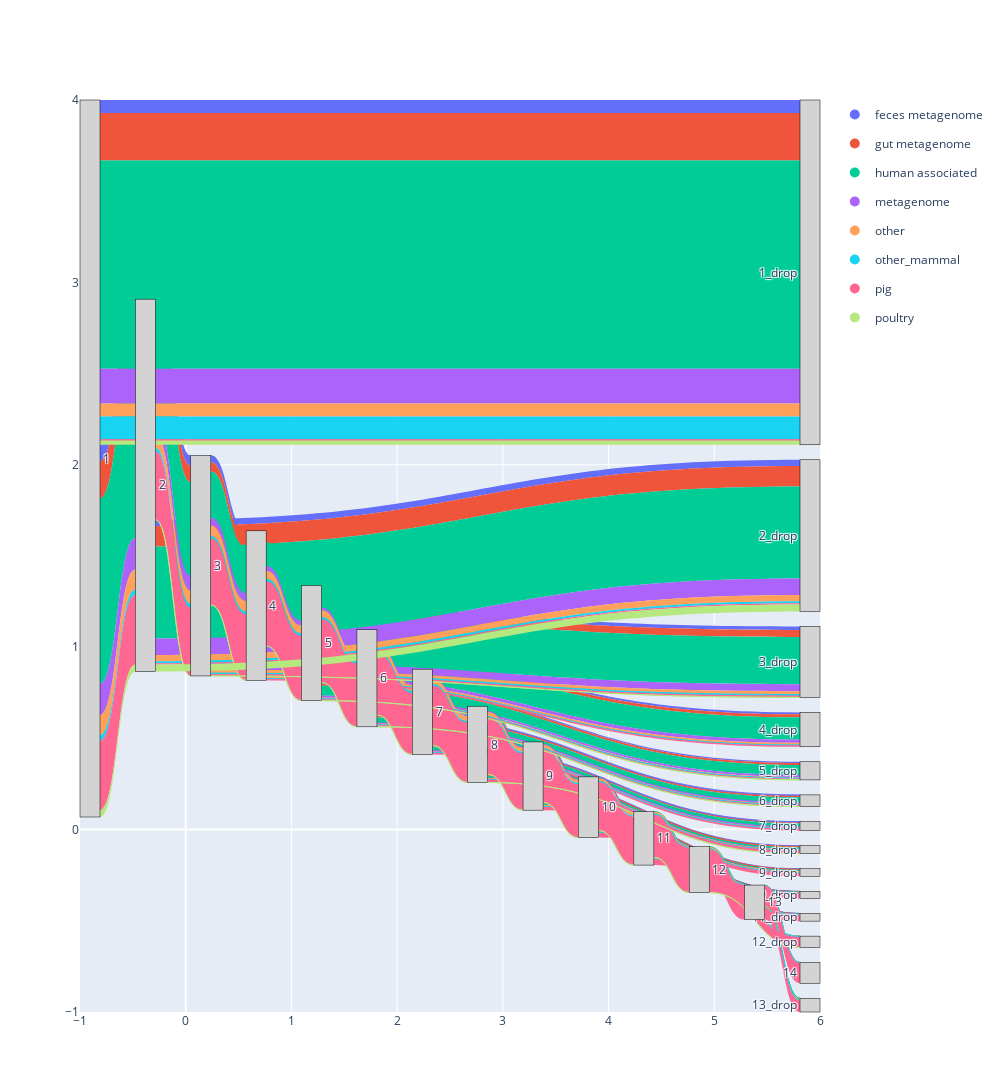

Notebook cell for this chart:
### Code cell
links_data = []

for index, row in df_grouped.iterrows():
    biome = row['broad_cat']
    biome_color = biome_colors[biome]


    for i in range(1, 15):
        source = f'{i}'
        if i < 14:
            cont = df_cumulative.loc[index, str(i + 1)]
            if cont > 0:
                links_data.append({'source': source, 'target': f'{i + 1}', 'value': cont, 'color': biome_color})
            drop = row[str(i)]
            if drop > 0:
                links_data.append({'source': source, 'target': f'{i}_drop', 'value': drop, 'color': biome_color})
df_sankey = pd.DataFrame(links_data)

# 4. Create the Sankey Diagram with Colored Links
# Get unique labels from the source and target columns
all_labels = sorted(list(pd.unique(df_sankey[['source', 'target']].values.ravel('K'))))

# Map labels to integer indices
label_map = {label: i for i, label in enumerate(all_labels)}
df_sankey['source_id'] = df_sankey['source'].map(label_map)
df_sankey['target_id'] = df_sankey['target'].map(label_map)

fig = go.Figure(data=[go.Sankey(
    arrangement='snap', # Snap nodes to vertical positions
    node=dict(
      pad=15,
      thickness=20,
      line=dict(color="black", width=0.5),
      label=all_labels,
      color="lightgray"  # All nodes are a neutral color
    ),
    link=dict(
      source=df_sankey['source_id'],
      target=df_sankey['target_id'],
      value=df_sankey['value'],
      color=df_sankey['color']  # KEY CHANGE: Apply colors to the links
  ))])

for biome, color in biome_colors.items():
    fig.add_trace(go.Scatter(
        x=[None], y=[None], # Invisible coordinates
        mode='markers',
        marker=dict(size=10, color=color),
        legendgroup=biome,
        showlegend=True,
        name=biome
    ))
fig.update_layout( 
    font_size=12,
    width=1000,  # Set plot width
    height=1200   # Set plot height
)
fig.show()

### Figure 1 — Plotly figure (JSON) as saved in the notebook; plotly's stock layout.template omitted (floating-point values rounded to 4 significant figures; data arrays with more than 128 entries replaced by an {"elided": "..."} marker saying what was removed)
{"data": [{"arrangement": "snap", "link": {"color": {"elided": "185 str values"}, "source": {"elided": "185 int values"}, "target": {"elided": "185 int values"}, "value": {"elided": "185 int values"}}, "node": {"color": "lightgray", "label": ["1", "10", "10_drop", "11", "11_drop", "12", "12_drop", "13", "13_drop", "14", "1_drop", "2", "2_drop", "3", "3_drop", "4", "4_drop", "5", "5_drop", "6", "6_drop", "7", "7_drop", "8", "8_drop", "9", "9_drop"], "line": {"color": "black", "width": 0.5}, "pad": 15, "thickness": 20}, "type": "sankey"}, {"legendgroup": "feces metagenome", "marker": {"color": "#636EFA", "size": 10}, "mode": "markers", "name": "feces metagenome", "showlegend": true, "type": "scatter", "x": [null], "y": [null]}, {"legendgroup": "gut metagenome", "marker": {"color": "#EF553B", "size": 10}, "mode": "markers", "name": "gut metagenome", "showlegend": true, "type": "scatter", "x": [null], "y": [null]}, {"legendgroup": "human associated", "marker": {"color": "#00CC96", "size": 10}, "mode": "markers", "name": "human associated", "showlegend": true, "type": "scatter", "x": [null], "y": [null]}, {"legendgroup": "metagenome", "marker": {"color": "#AB63FA", "size": 10}, "mode": "markers", "name": "metagenome", "showlegend": true, "type": "scatter", "x": [null], "y": [null]}, {"legendgroup": "other", "marker": {"color": "#FFA15A", "size": 10}, "mode": "markers", "name": "other", "showlegend": true, "type": "scatter", "x": [null], "y": [null]}, {"legendgroup": "other_mammal", "marker": {"color": "#19D3F3", "size": 10}, "mode": "markers", "name": "other_mammal", "showlegend": true, "type": "scatter", "x": [null], "y": [null]}, {"legendgroup": "pig", "marker": {"color": "#FF6692", "size": 10}, "mode": "markers", "name": "pig", "showlegend": true, "type": "scatter", "x": [null], "y": [null]}, {"legendgroup": "poultry", "marker": {"color": "#B6E880", "size": 10}, "mode": "markers", "name": "poultry", "showlegend": true, "type": "scatter", "x": [null], "y": [null]}], "layout": {"font": {"size": 12}, "height": 1200, "width": 1000}}
